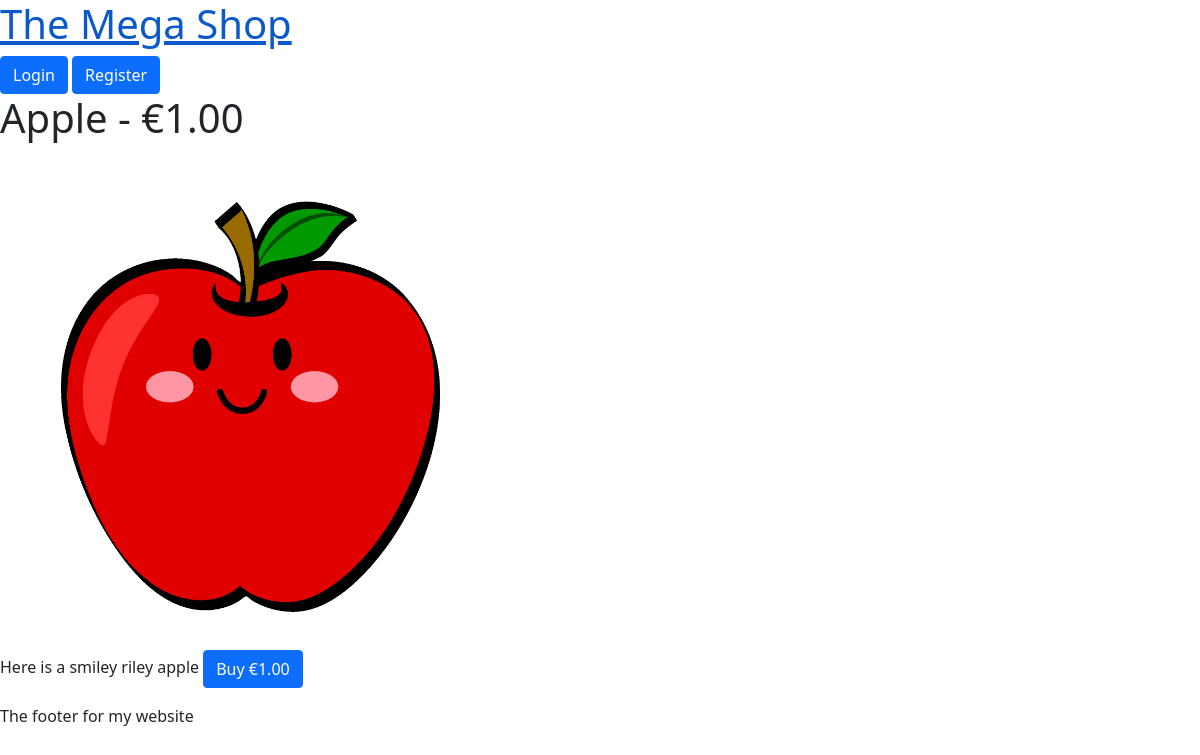
Screenshot of /products/2/ with the database file from the repository.
### mikeshop/models.py (models this page shows)
class Product(models.Model):
    id = models.AutoField(primary_key=True)
    name = models.CharField(max_length=200, null=False)
    description = models.TextField(null = False)
    price = models.DecimalField(max_digits=6, decimal_places=2, default=0.0)
    product_image = models.FileField(upload_to='products')

### mikeshop/views.py (the view)
# urls.py: path('products/<int:prodid>/', views.product_individual, name="individual_product" ),
def product_individual(request, prodid):
    product = Product.objects.get(id=prodid)
    return render(request, 'individual_products.html', {'product':product})

### mikeshop/templates/individual_products.html (shortened to what this page needs)
{% extends 'base.html' %}
{% block content %}
<h1>{{product.name}} - €{{product.price}}</h1>
<img src="{{product.product_image.url}}" height="500" width="500">
<p>
    {{product.description}}
    <a href="/addbasket/{{product.id}}" class="btn btn-primary">Buy €{{product.price}}</a>
</p>
{% endblock %}

### rows the page displays
Product: name "Apple", price "1.00", product_image (picture), description "Here is a smiley riley apple"
